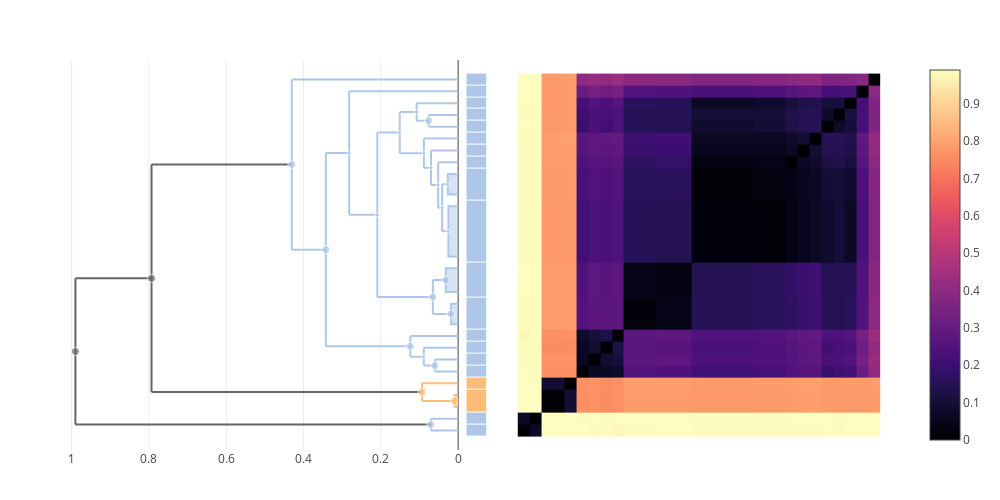

Here is the notebook cell this chart was saved with:
### Code cell
trees["all"] = cluster_annotate(cdata, 1:cdata.ntaxa)
plot(multi_clustermap(cdata, trees["all"]))

### Figure 1 — Plotly figure (JSON) as saved in the notebook; plotly's stock layout.template omitted (floating-point values rounded to 4 significant figures; data arrays with more than 128 entries replaced by an {"elided": "..."} marker saying what was removed)
{"data": [{"colorscale": {"elided": "256x2 mixed values"}, "type": "heatmap", "x": [0.5, 1.5, 2.5, 4.5, 5.5, 6.5, 7.5, 8.5, 9.5, 12.23, 15.23, 20.47, 23.21, 24.21, 25.21, 26.21, 27.21, 28.21, 29.21, 30.21, 31.21], "y": [0.5, 1.5, 2.5, 4.5, 5.5, 6.5, 7.5, 8.5, 9.5, 12.23, 15.23, 20.47, 23.21, 24.21, 25.21, 26.21, 27.21, 28.21, 29.21, 30.21, 31.21], "z": {"elided": "20x20 float values"}}, {"fill": "toself", "hoverinfo": "skip", "line": {"color": "#AEC7E8"}, "mode": "lines", "showlegend": false, "type": "scatter", "x": [0, 0.02679, 0.02679, 0], "xaxis": "x2", "y": [20.97, 20.97, 22.71, 22.71], "yaxis": "y"}, {"hoverinfo": "skip", "line": {"color": "#AEC7E8"}, "mode": "lines", "showlegend": false, "type": "scatter", "x": [0.06027, 0.06027, null, 0.06027, 0, null, 0.06027, 0, null], "xaxis": "x2", "y": [6, 7, null, 6, 6, null, 7, 7, null], "yaxis": "y"}, {"hoverinfo": "skip", "line": {"color": "#AEC7E8"}, "mode": "lines", "showlegend": false, "type": "scatter", "x": [0.05158, 0.05158, null, 0.05158, 0.04137, null, 0.05158, 0, null], "xaxis": "x2", "y": [19.85, 23.71, null, 19.85, 19.85, null, 23.71, 23.71, null], "yaxis": "y"}, {"hoverinfo": "skip", "line": {"color": "#AEC7E8"}, "mode": "lines", "showlegend": false, "type": "scatter", "x": [0.1074, 0.1074, null, 0.1074, 0.0763, null, 0.1074, 0, null], "xaxis": "x2", "y": [27.21, 28.71, null, 27.21, 27.21, null, 28.71, 28.71, null], "yaxis": "y"}, {"hoverinfo": "skip", "line": {"color": "#666666"}, "mode": "lines", "showlegend": false, "type": "scatter", "x": [0.7933, 0.7933, null, 0.7933, 0.09357, null, 0.7933, 0.4304, null], "xaxis": "x2", "y": [4.25, 23.51, null, 4.25, 4.25, null, 23.51, 23.51, null], "yaxis": "y"}, {"hoverinfo": "skip", "line": {"color": "#AEC7E8"}, "mode": "lines", "showlegend": false, "type": "scatter", "x": [0.06537, 0.06537, null, 0.06537, 0.01869, null, 0.06537, 0.03197, null], "xaxis": "x2", "y": [10.87, 13.73, null, 10.87, 10.87, null, 13.73, 13.73, null], "yaxis": "y"}, {"hoverinfo": "skip", "line": {"color": "#AEC7E8"}, "mode": "lines", "showlegend": false, "type": "scatter", "x": [0.0763, 0.0763, null, 0.0763, 0, null, 0.0763, 0, null], "xaxis": "x2", "y": [26.71, 27.71, null, 26.71, 26.71, null, 27.71, 27.71, null], "yaxis": "y"}, {"hoverinfo": "skip", "line": {"color": "#AEC7E8"}, "mode": "lines", "showlegend": false, "type": "scatter", "x": [0.1512, 0.1512, null, 0.1512, 0.08852, null, 0.1512, 0.1074, null], "xaxis": "x2", "y": [24.47, 27.96, null, 24.47, 24.47, null, 27.96, 27.96, null], "yaxis": "y"}, {"fill": "toself", "hoverinfo": "skip", "line": {"color": "#AEC7E8"}, "mode": "lines", "showlegend": false, "type": "scatter", "x": [0, 0.01869, 0.01869, 0], "xaxis": "x2", "y": [10, 10, 11.73, 11.73], "yaxis": "y"}, {"hoverinfo": "skip", "line": {"color": "#AEC7E8"}, "mode": "lines", "showlegend": false, "type": "scatter", "x": [0.0702, 0.0702, null, 0.0702, 0.05158, null, 0.0702, 0, null], "xaxis": "x2", "y": [21.78, 24.71, null, 21.78, 21.78, null, 24.71, 24.71, null], "yaxis": "y"}, {"fill": "toself", "hoverinfo": "skip", "line": {"color": "#FFBB78"}, "mode": "lines", "showlegend": false, "type": "scatter", "x": [0, 0.009467, 0.009467, 0], "xaxis": "x2", "y": [3, 3, 4, 4], "yaxis": "y"}, {"hoverinfo": "skip", "line": {"color": "#AEC7E8"}, "mode": "lines", "showlegend": false, "type": "scatter", "x": [0.0889, 0.0889, null, 0.0889, 0.06027, null, 0.0889, 0, null], "xaxis": "x2", "y": [6.5, 8, null, 6.5, 6.5, null, 8, 8, null], "yaxis": "y"}, {"hoverinfo": "skip", "line": {"color": "#FFBB78"}, "mode": "lines", "showlegend": false, "type": "scatter", "x": [0.09357, 0.09357, null, 0.09357, 0.009467, null, 0.09357, 0, null], "xaxis": "x2", "y": [3.5, 5, null, 3.5, 3.5, null, 5, 5, null], "yaxis": "y"}, {"hoverinfo": "skip", "line": {"color": "#AEC7E8"}, "mode": "lines", "showlegend": false, "type": "scatter", "x": [0.07033, 0.07033, null, 0.07033, 0, null, 0.07033, 0, null], "xaxis": "x2", "y": [1, 2, null, 1, 1, null, 2, 2, null], "yaxis": "y"}, {"hoverinfo": "skip", "line": {"color": "#AEC7E8"}, "mode": "lines", "showlegend": false, "type": "scatter", "x": [0.2091, 0.2091, null, 0.2091, 0.06537, null, 0.2091, 0.1512, null], "xaxis": "x2", "y": [12.3, 26.22, null, 12.3, 12.3, null, 26.22, 26.22, null], "yaxis": "y"}, {"hoverinfo": "skip", "line": {"color": "#AEC7E8"}, "mode": "lines", "showlegend": false, "type": "scatter", "x": [0.4304, 0.4304, null, 0.4304, 0.3423, null, 0.4304, 0, null], "xaxis": "x2", "y": [16.3, 30.71, null, 16.3, 16.3, null, 30.71, 30.71, null], "yaxis": "y"}, {"hoverinfo": "skip", "line": {"color": "#AEC7E8"}, "mode": "lines", "showlegend": false, "type": "scatter", "x": [0.04137, 0.04137, null, 0.04137, 0.02508, null, 0.04137, 0.02679, null], "xaxis": "x2", "y": [17.85, 21.84, null, 17.85, 17.85, null, 21.84, 21.84, null], "yaxis": "y"}, {"hoverinfo": "skip", "line": {"color": "#AEC7E8"}, "mode": "lines", "showlegend": false, "type": "scatter", "x": [0.1236, 0.1236, null, 0.1236, 0.0889, null, 0.1236, 0, null], "xaxis": "x2", "y": [7.25, 9, null, 7.25, 7.25, null, 9, 9, null], "yaxis": "y"}, {"fill": "toself", "hoverinfo": "skip", "line": {"color": "#AEC7E8"}, "mode": "lines", "showlegend": false, "type": "scatter", "x": [0, 0.03197, 0.03197, 0], "xaxis": "x2", "y": [12.73, 12.73, 14.73, 14.73], "yaxis": "y"}, {"hoverinfo": "skip", "line": {"color": "#AEC7E8"}, "mode": "lines", "showlegend": false, "type": "scatter", "x": [0.08852, 0.08852, null, 0.08852, 0.0702, null, 0.08852, 0, null], "xaxis": "x2", "y": [23.24, 25.71, null, 23.24, 23.24, null, 25.71, 25.71, null], "yaxis": "y"}, {"hoverinfo": "skip", "line": {"color": "#AEC7E8"}, "mode": "lines", "showlegend": false, "type": "scatter", "x": [0.282, 0.282, null, 0.282, 0.2091, null, 0.282, 0, null], "xaxis": "x2", "y": [19.26, 29.71, null, 19.26, 19.26, null, 29.71, 29.71, null], "yaxis": "y"}, {"hoverinfo": "skip", "line": {"color": "#AEC7E8"}, "mode": "lines", "showlegend": false, "type": "scatter", "x": [0.3423, 0.3423, null, 0.3423, 0.1236, null, 0.3423, 0.282, null], "xaxis": "x2", "y": [8.125, 24.48, null, 8.125, 8.125, null, 24.48, 24.48, null], "yaxis": "y"}, {"hoverinfo": "skip", "line": {"color": "#666666"}, "mode": "lines", "showlegend": false, "type": "scatter", "x": [0.9903, 0.9903, null, 0.9903, 0.07033, null, 0.9903, 0.7933, null], "xaxis": "x2", "y": [1.5, 13.88, null, 1.5, 1.5, null, 13.88, 13.88, null], "yaxis": "y"}, {"fill": "toself", "hoverinfo": "skip", "line": {"color": "#AEC7E8"}, "mode": "lines", "showlegend": false, "type": "scatter", "x": [0, 0.02508, 0.02508, 0], "xaxis": "x2", "y": [15.73, 15.73, 19.97, 19.97], "yaxis": "y"}, {"customdata": [[77, 4, "psittaci"], [81, 2, "psittaci"], [80, 24, "psittaci"], [89, 3, "psittaci"], [96, 47, "(mixed)"], [82, 9, "psittaci"], [91, 29, "psittaci"], [75, 4, "psittaci"], [85, 2, "psittaci"], [83, 25, "psittaci"], [64, 2, "abortus"], [87, 3, "psittaci"], [88, 3, "abortus"], [84, 2, "psittaci"], [92, 38, "psittaci"], [95, 44, "psittaci"], [79, 23, "psittaci"], [90, 4, "psittaci"], [78, 5, "psittaci"], [86, 26, "psittaci"], [93, 39, "psittaci"], [94, 43, "psittaci"], [97, 49, "(mixed)"], [76, 19, "psittaci"]], "hovertemplate": "ID: %{customdata[0]}<br>\nHeight: %{x:.3f}<br>\nGenome count: %{customdata[1]}\n<br>\n%{customdata[2]}\n<extra></extra>", "marker": {"color": ["#AEC7E8", "#AEC7E8", "#AEC7E8", "#AEC7E8", "#666666", "#AEC7E8", "#AEC7E8", "#AEC7E8", "#AEC7E8", "#AEC7E8", "#FFBB78", "#AEC7E8", "#FFBB78", "#AEC7E8", "#AEC7E8", "#AEC7E8", "#AEC7E8", "#AEC7E8", "#AEC7E8", "#AEC7E8", "#AEC7E8", "#AEC7E8", "#666666", "#AEC7E8"], "size": [4, 8, 4, 4, 8, 8, 4, 8, 8, 4, 8, 4, 8, 8, 4, 8, 4, 8, 8, 4, 4, 8, 8, 4]}, "mode": "markers", "showlegend": false, "type": "scatter", "x": [0.02679, 0.06027, 0.05158, 0.1074, 0.7933, 0.06537, 0.1512, 0.01869, 0.0763, 0.0702, 0.009467, 0.0889, 0.09357, 0.07033, 0.2091, 0.4304, 0.04137, 0.1236, 0.03197, 0.08852, 0.282, 0.3423, 0.9903, 0.02508], "xaxis": "x2", "y": [21.84, 6.5, 21.78, 27.96, 13.88, 12.3, 26.22, 10.87, 27.21, 23.24, 3.5, 7.25, 4.25, 1.5, 19.26, 23.51, 19.85, 8.125, 13.73, 24.47, 24.48, 16.3, 7.689, 17.85], "yaxis": "y"}, {"colorscale": [[0, "#666666"], [0.1, "#AEC7E8"], [0.2, "#FFBB78"], [0.3, "#98DF8A"], [0.4, "#FF9896"], [0.5, "#C5B0D5"], [0.6, "#C49C94"], [0.7, "#F7B6D2"], [0.8, "#C7C7C7"], [0.9, "#DBDB8D"], [1, "#9EDAE5"]], "customdata": [[["Genome 38", "psittaci"]], [["Genome 39", "psittaci"]], [["ID 64", "abortus"]], [["Genome 48", "abortus"]], [["Genome 11", "psittaci"]], [["Genome 36", "psittaci"]], [["Genome 8", "psittaci"]], [["Genome 40", "psittaci"]], [["ID 75", "psittaci"]], [["ID 78", "psittaci"]], [["ID 76", "psittaci"]], [["ID 77", "psittaci"]], [["Genome 21", "psittaci"]], [["Genome 17", "psittaci"]], [["Genome 33", "psittaci"]], [["Genome 13", "psittaci"]], [["Genome 30", "psittaci"]], [["Genome 10", "psittaci"]], [["Genome 15", "psittaci"]], [["Genome 12", "psittaci"]]], "hovertemplate": "%{customdata[0]} <br>\n%{customdata[1]}\n<extra></extra>\n", "showscale": false, "type": "heatmap", "xaxis": "x3", "y": [0.5, 1.5, 2.5, 4.5, 5.5, 6.5, 7.5, 8.5, 9.5, 12.23, 15.23, 20.47, 23.21, 24.21, 25.21, 26.21, 27.21, 28.21, 29.21, 30.21, 31.21], "ygap": 1, "z": [[1], [1], [2], [2], [1], [1], [1], [1], [1], [1], [1], [1], [1], [1], [1], [1], [1], [1], [1], [1]], "zmax": 10, "zmin": 0}], "layout": {"height": 500, "hovermode": "closest", "margin": {"b": 50, "l": 50, "r": 50, "t": 60}, "showlegend": false, "width": 1000, "xaxis": {"autorange": true, "constrain": "domain", "domain": [0.5481, 0.9734], "range": [0.5, 31.21], "scaleanchor": "y", "type": "linear", "visible": false}, "xaxis2": {"autorange": true, "domain": [0, 0.4785], "range": [1.056, 0], "rangemode": "nonnegative", "type": "linear"}, "xaxis3": {"autorange": true, "domain": [0.488, 0.512], "fixedrange": true, "range": [-0.5, 0.5], "visible": false}, "yaxis": {"autorange": true, "domain": [0, 1], "range": [-0.6504, 32.36], "scaleanchor": "x", "type": "linear", "visible": false}}}
